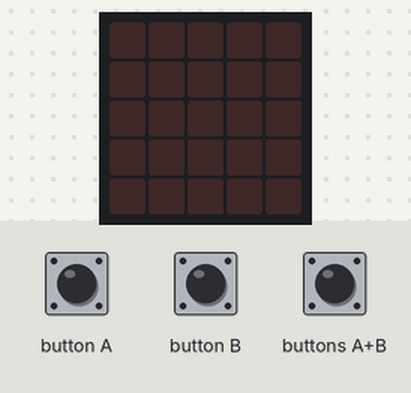
The program below on a simulated BBC micro:bit (MakeCode). Parts: the board's 5×5 LED display. The test bench sets the inputs (shaded band). Random numbers come from a fixed seed.

Above: at 1.2 s.
1.3 s: buttons A+B pressed for 0.15 s
At 2.0 s:
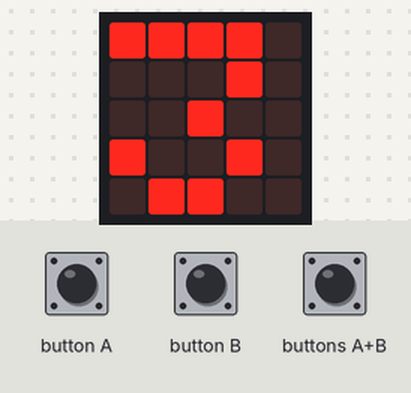
At 3.9 s:
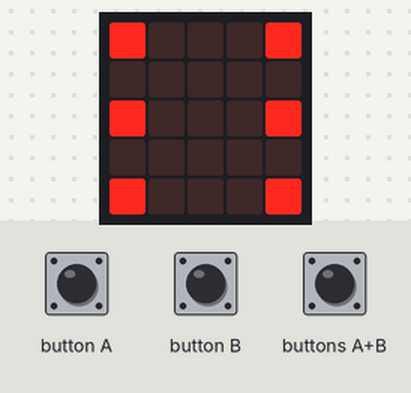
Timing chart, 0 to 5.4 s (numbered marks = the images above; inputs shaded):
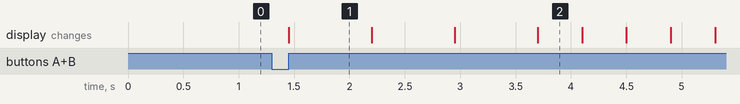

Measured:
- after the input at 1.3 s, the display: changes after 0.15 s (image 1)
- what the display in image 1 shows lasts 0.7 s, from 1.5 s to 2.2 s
- what the display in image 2 shows lasts 0.4 s, from 3.7 s to 4.1 s

The program:

main.ts
```typescript
function final () {
    basic.clearScreen()
    basic.pause(100)
    basic.showNumber(puntos)
    basic.pause(500)
    basic.clearScreen()
}
function trafico () {
    x = randint(1, 3)
    y = 0
    while (y <= 0) {
        carretera()
        led.plot(x, y)
        basic.pause(espera)
        led.unplot(x, y)
        y = y + 1
    }
}
function carretera () {
    led.toggle(0, 0)
    led.toggle(4, 0)
    led.toggle(0, 1)
    led.toggle(4, 1)
    led.toggle(0, 2)
    led.toggle(4, 2)
    led.toggle(0, 3)
    led.toggle(4, 3)
    led.toggle(0, 4)
    led.toggle(4, 4)
}
function inicio () {
    basic.showNumber(3)
    basic.showNumber(2)
    basic.showNumber(1)
    basic.showLeds(`
        # . . . #
        . . . . .
        # . . . #
        . . . . .
        # . . . #
        `)
    led.plot(coche, 4)
}
input.onButtonPressed(Button.AB, function () {
    puntos = 0
    espera = 400
    coche = 2
    juega = true
    inicio()
    while (juega) {
        trafico()
        esquivar()
    }
    final()
})
function esquivar () {

}
let coche = 0
let espera = 0
let y = 0
let x = 0
let puntos = 0
let juega = false
juega = false
basic.forever(function () {

})
```

test.ts
```typescript
// aquí va el archivo "tests"; esto no se compilará cuando este paquete se utilice como una extensión.
```
